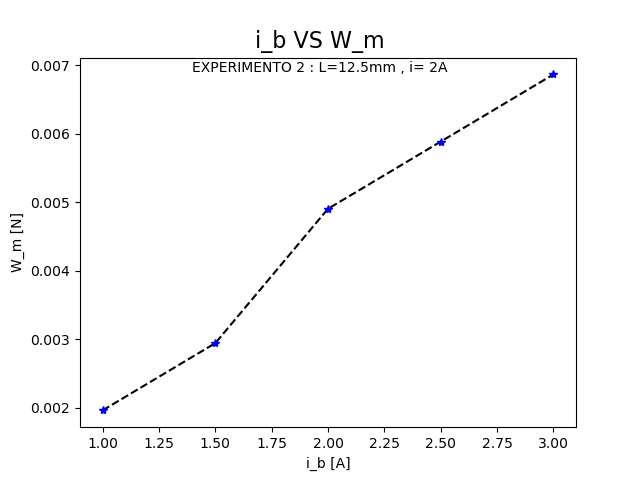

Reproduce this figure in Python.
import matplotlib.pyplot as plt
import os.path



m=32.8/1000
w=m*9.81

i_b=[1, 1.5, 2, 2.5, 3]

m_i= [0.033, 0.0331, 0.0333, 0.0334, 0.0335]

w_i=[x *9.81 for x in m_i]


w_m=[x - w for x in w_i]
print('W_m 2_2 : ', w_m)

plt.plot(i_b,w_m,'--', color='black')
plt.plot(i_b,w_m,'*b')
plt.ylabel('W_m [N]')
plt.xlabel('i_b [A]')

plt.axes([1,5,0,0.5])
plt.figtext(.5,.9,'i_b VS W_m', fontsize=16, ha='center')
plt.figtext(.5,.85,'EXPERIMENTO 2 : L=12.5mm , i= 2A',fontsize=10,ha='center')


if os.path.isfile('2_2.png'):
    print ("File already exist.. cannot save new figure")
else:
    print ("Figure 2_2 saved...")
    plt.savefig('2_2.png')

plt.show()
